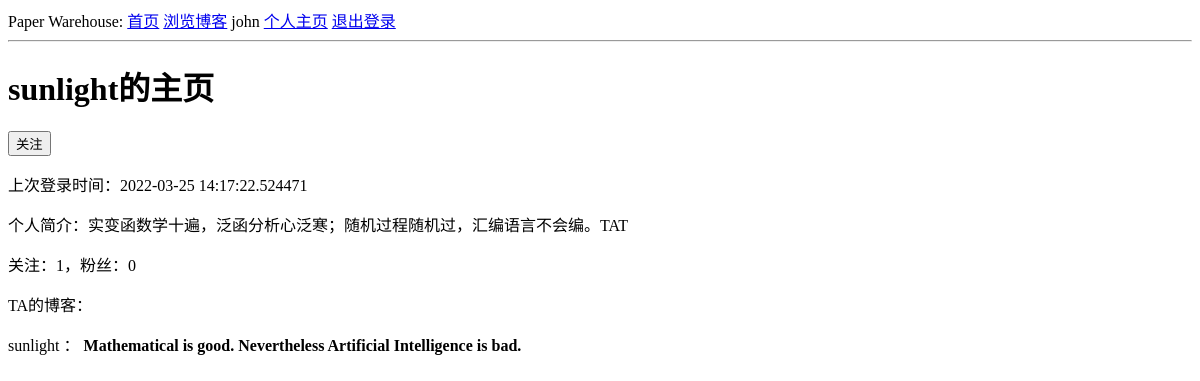
Screenshot of /user/sunlight (signed in) with the database file from the repository.
### app/models.py (models this page shows, shortened)
class User(UserMixin, db.Model):
    id = db.Column(db.Integer, primary_key=True)
    username = db.Column(db.String(64), index=True, unique=True)
    email = db.Column(db.String(64), index=True, unique=True)
    password_hash = db.Column(db.String(128))
    posts = db.relationship('Post', backref='author', lazy='dynamic')
    about_me = db.Column(db.String(140), default='这个人很懒，什么都没有写~')
    last_seen = db.Column(db.DateTime, default=datetime.utcnow)
    followed = db.relationship(
        'User', # Right side class(entity) of the relationship, here is User itself
        secondary=followers,
        primaryjoin=(followers.c.follower_id == id),
        secondaryjoin=(followers.c.followed_id == id),
        backref=db.backref('followers', lazy='dynamic'),
        lazy='dynamic'
    )
    def is_following(self, user):
        return self.followed.filter(
            followers.c.followed_id == user.id
        ).count() > 0

class Post(db.Model):
    id = db.Column(db.Integer, primary_key=True)
    body = db.Column(db.String(140))
    timestamp = db.Column(db.DateTime, index=True, default=datetime.utcnow)
    user_id = db.Column(db.Integer, db.ForeignKey('user.id'))

### app/routes.py (the view)
@app.route('/user/<username>')
@login_required
def user(username):
    user = User.query.filter_by(username=username).first_or_404()
    posts = user.posts.all()
    form = EmptyForm()
    return render_template('user.html', user=user, posts=posts, form=form)

### app/forms.py
class EmptyForm(FlaskForm):
    submit = SubmitField('提交')

### app/models.py (called while the page is built)
@login.user_loader
def load_user(id):
    return User.query.get(int(id))

### app/routes.py (called while the page is built)
@app.before_request
def before_request():
    if current_user.is_authenticated:
        current_user.last_seen = datetime.utcnow()
        db.session.commit()

### app/templates/user.html (shortened to what this page needs)
{% extends "base.html" %}
{% block content %}
    <h1>{{ user.username }}的主页</h1>
    {% if user == current_user %}
    <a href="{{ url_for('edit_profile')}}">修改个人信息</a>
    {% elif not current_user.is_following(user) %}
    <form action="{{ url_for('follow', username=user.username) }}" method="post">
        {{ form.submit(value="关注") }}
    </form>
    {% else %}
    <form action="{{ url_for('unfollow', username=user.username) }}" method="post">
        {{ form.hidden_tag() }}
        {{ form.submit(value="取关") }}
    </form>
    {% endif %}
    <p>上次登录时间：{{ user.last_seen }}</p>
    <p>个人简介：{{ user.about_me }}</p>
    <p>关注：{{ user.followed.count() }}，粉丝：{{ user.followers.count() }}</p>
    <p>TA的博客：</p>
    {% if not posts %}<p>（空）</p>{% else %}
    {% for post in posts %}
    <p>
        {{ post.author.username }} ： <strong>{{ post.body }}</strong>
    </p>
    {% endfor %} {% endif %}
{% endblock %}

### app/templates/base.html (shortened to what this page needs)
<!doctype html>
<html lang="zh-cn">
<head>
    <link rel="stylesheet" href="{{ url_for('static', filename='css/base.css') }}" type="text/css"/>
</head>
<body>
    <div>
        Paper Warehouse:
        <a href="{{ url_for('index') }}">首页</a>
        {% if current_user.is_anonymous %}
        <a href="{{ url_for('login') }}">登录</a>
        |
        <a href="{{ url_for('register') }}">注册</a>
        {% else %}
        <a href="{{ url_for('explore') }}">浏览博客</a>
        <span>{{ current_user.username }}</span>
        <a href="{{ url_for('user', username=current_user.username) }}">个人主页</a>
        <a href="{{ url_for('logout') }}">退出登录</a>
        {% endif %}
        </div>
    <hr />
    {% block content %}
    {% endblock %}
</body>
</html>

### rows the page displays
User: username "john"
User: username "sunlight", last_seen "2022-03-25 14:17:22.524471", about_me "实变函数学十遍，泛函分析心泛寒；随机过程随机过，汇编语言不会编。TAT"
Post: author.username "sunlight", body "Mathematical is good. Nevertheless Artificial Intelligence is bad."

### other values shown
{{ user.followed.count() }} "1"
{{ user.followers.count() }} "0"
